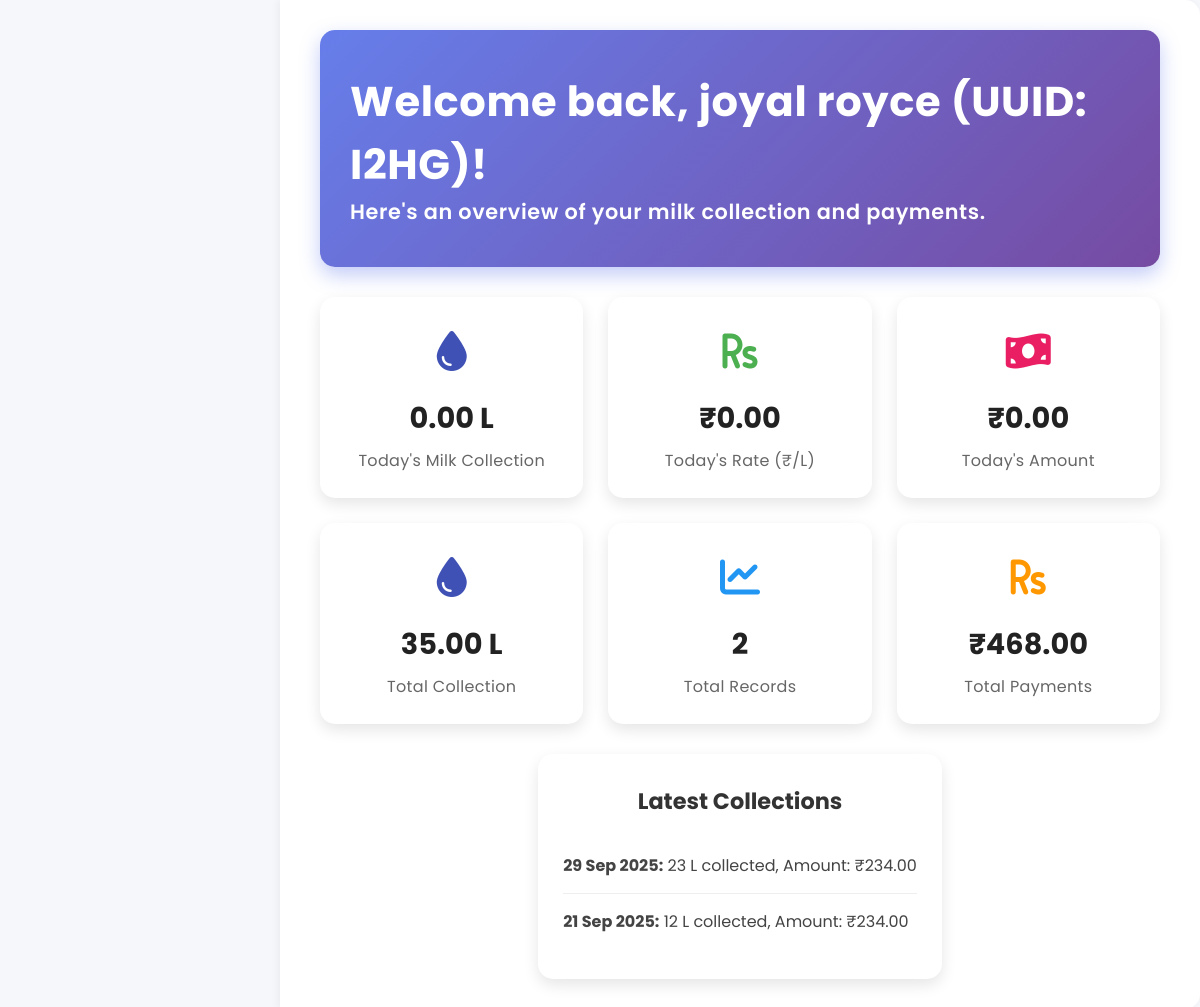
Before: /user_dashboard.php (signed in) with the older database file.
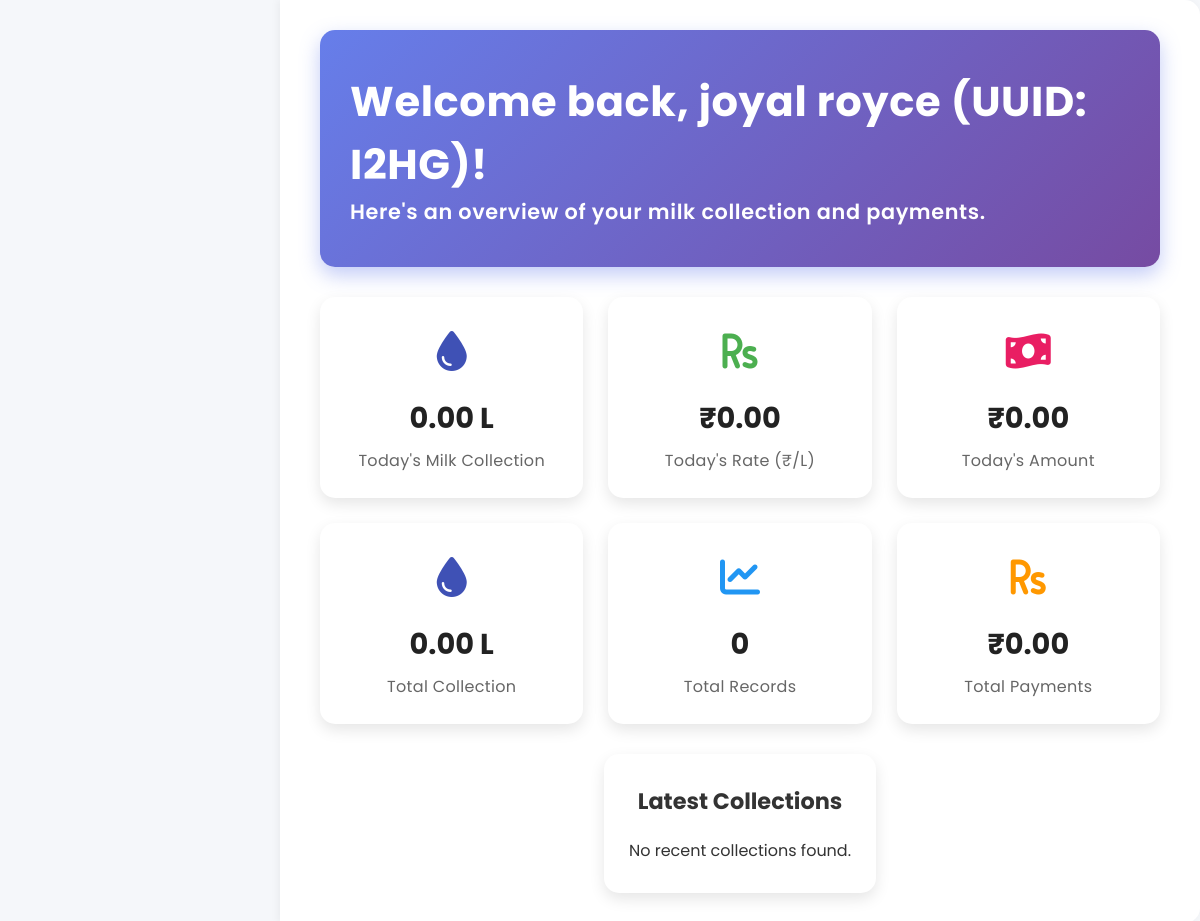
After: the same page with the newer database file.
### tables this page shows
CREATE TABLE `milk_collection` (
  `id` int(11) NOT NULL,
  `date` date DEFAULT NULL,
  `farmer_uuid` varchar(4) DEFAULT NULL,
  `product_type` varchar(100) DEFAULT NULL,
  `quantity` float DEFAULT NULL,
  `fat` float DEFAULT NULL,
  `temperature` varchar(10) DEFAULT NULL,
  `payment` float DEFAULT NULL
);

### user_dashboard.php (the view, shortened to what this page needs)
<?php
include('includes/config.php');
$user_email = $_SESSION['email'];
$query = mysqli_query($con, "SELECT * FROM farmers WHERE email='$user_email'");
if (mysqli_num_rows($query) == 0) {
    $farmer_uuid = null;
    $farmer_name = $_SESSION['name'];
} else {
    $farmer = mysqli_fetch_assoc($query);
    $farmer_uuid = $farmer['uuid'];
    $farmer_name = $farmer['name'];
}
$today_collection = 0;
$today_rate = 0;
$today_amount = 0;
if ($farmer_uuid) {
    $today_query = mysqli_query($con, "SELECT SUM(quantity) as qty, SUM(payment) as total_amt FROM milk_collection WHERE farmer_uuid='$farmer_uuid' AND DATE(date)=CURDATE()");
    if ($row = mysqli_fetch_assoc($today_query)) {
        $today_collection = $row['qty'] ? $row['qty'] : 0;
        $today_amount = $row['total_amt'] ? $row['total_amt'] : 0;
        $today_rate = $today_collection > 0 ? $today_amount / $today_collection : 0;
    }
}
$total_payments = 0;
if ($farmer_uuid) {
    $total_query = mysqli_query($con, "SELECT SUM(payment) as total_amt FROM milk_collection WHERE farmer_uuid='$farmer_uuid'");
    if ($row = mysqli_fetch_assoc($total_query)) {
        $total_payments = $row['total_amt'] ? $row['total_amt'] : 0;
    }
}
$total_collection = 0;
$total_records = 0;
if ($farmer_uuid) {
    $total_query = mysqli_query($con, "SELECT SUM(quantity) as total_qty, COUNT(*) as records FROM milk_collection WHERE farmer_uuid='$farmer_uuid'");
    if ($row = mysqli_fetch_assoc($total_query)) {
        $total_collection = $row['total_qty'] ? $row['total_qty'] : 0;
        $total_records = $row['records'];
    }
}
$notifications = [];
if ($farmer_uuid) {
    $notif_query = mysqli_query($con, "SELECT date, quantity, payment FROM milk_collection WHERE farmer_uuid='$farmer_uuid' ORDER BY date DESC LIMIT 5");
    while ($row = mysqli_fetch_assoc($notif_query)) {
        $notifications[] = $row;
    }
}
?>
<!DOCTYPE html>
<html lang="en">
<head>
    <link rel="stylesheet" href="css/user_style.css">
    <link rel="stylesheet" href="https://cdnjs.cloudflare.com/ajax/libs/font-awesome/6.4.0/css/all.min.css">
</head>
<body>
    <div class="dashboard-container">
        <div class="main-content">
            <div class="welcome-section">
                <h1>Welcome back, <?php echo htmlspecialchars($farmer_name); ?><?php if ($farmer_uuid) echo ' (UUID: ' . htmlspecialchars($farmer_uuid) . ')'; ?>!</h1>
                <p>Here's an overview of your milk collection and payments.</p>
            </div>
            <div class="stats-grid">
                <div class="stat-card">
                    <div class="stat-icon milk">
                        <i class="fas fa-tint"></i>
                    </div>
                    <h3><?php echo number_format($today_collection, 2); ?> L</h3>
                    <p>Today's Milk Collection</p>
                </div>
                <div class="stat-card">
                    <div class="stat-icon rate">
                        <i class="fas fa-rupee-sign"></i>
                    </div>
                    <h3>₹<?php echo number_format($today_rate, 2); ?></h3>
                    <p>Today's Rate (₹/L)</p>
                </div>
                <div class="stat-card">
                    <div class="stat-icon payment">
                        <i class="fas fa-money-bill-wave"></i>
                    </div>
                    <h3>₹<?php echo number_format($today_amount, 2); ?></h3>
                    <p>Today's Amount</p>
                </div>
                <div class="stat-card">
                    <div class="stat-icon milk">
                        <i class="fas fa-tint"></i>
                    </div>
                    <h3><?php echo number_format($total_collection, 2); ?> L</h3>
                    <p>Total Collection</p>
                </div>
                <div class="stat-card">
                    <div class="stat-icon info">
                        <i class="fas fa-chart-line"></i>
                    </div>
                    <h3><?php echo number_format($total_records); ?></h3>
                    <p>Total Records</p>
                </div>
                <div class="stat-card">
                    <div class="stat-icon revenue">
                        <i class="fas fa-rupee-sign"></i>
                    </div>
                    <h3>₹<?php echo number_format($total_payments, 2); ?></h3>
                    <p>Total Payments</p>
                </div>
            </div>
            <div class="notifications">
                <h3>Latest Collections</h3>
                <?php if (empty($notifications)): ?>
                    <p>No recent collections found.</p>
                <?php else: ?>
                    <?php foreach ($notifications as $notif): ?>
                        <div class="notification-item">
                            <p><strong><?php echo date('d M Y', strtotime($notif['date'])); ?>:</strong> <?php echo $notif['quantity']; ?> L collected, Amount: ₹<?php echo number_format($notif['payment'], 2); ?></p>
                        </div>
                    <?php endforeach; ?>
                <?php endif; ?>
            </div>
        </div>
    </div>
</body>
</html>

Changed rows visible on the page:
removed milk_collection: date "29 Sep 2025", quantity "23", payment "234.00"
removed milk_collection: date "21 Sep 2025", quantity "12", payment "234.00"
Other visible differences:
$total_collection: "35.00" → "0.00"
$total_records: "2" → "0"
$total_payments: "468.00" → "0.00"
text now shown: "No recent collections found."
